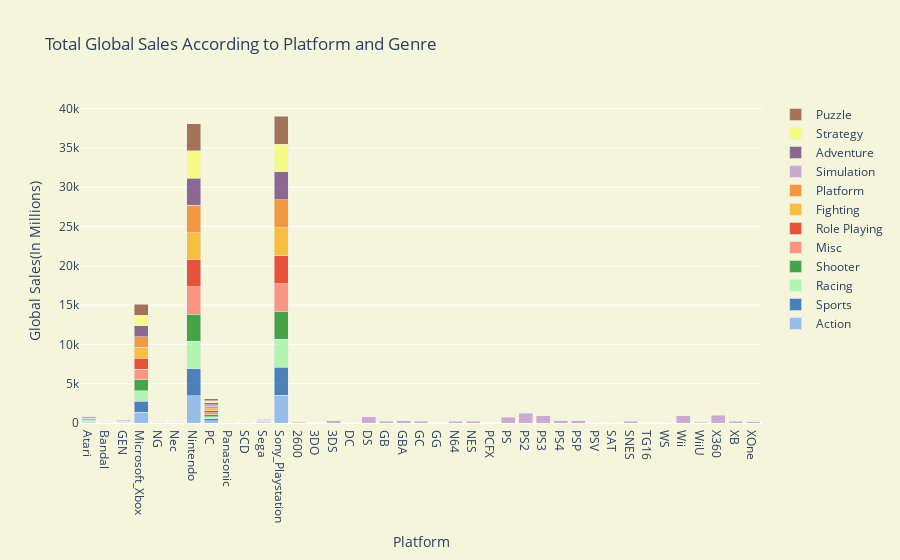

The notebook cell saved with this chart:
### Code cell
trace1 = go.Bar(
    x=gamesSales.groupby('Platform_General')["Global_Sales"].sum().index,
    y=gamesSales.groupby('Platform_General')["Global_Sales"].sum().values,
    opacity=0.75,
    name = "Action",
    marker=dict(color="rgb(119,172,238)"))
trace2 = go.Bar(
    x=gamesSales.groupby('Platform_General')["Global_Sales"].sum().index,
    y=gamesSales.groupby('Platform_General')["Global_Sales"].sum().values,
    opacity=0.75,
    name = "Sports",
    marker=dict(color='rgb(21,90,174)'))
trace3 = go.Bar(
    x=gamesSales.groupby('Platform_General')["Global_Sales"].sum().index,
    y=gamesSales.groupby('Platform_General')["Global_Sales"].sum().values,
    opacity=0.75,
    name = "Racing",
    marker=dict(color="rgb(156,245,163)"))
trace4 = go.Bar(
    x=gamesSales.groupby('Platform_General')["Global_Sales"].sum().index,
    y=gamesSales.groupby('Platform_General')["Global_Sales"].sum().values,
    opacity=0.75,
    name = "Shooter",
    marker=dict(color="rgb(14,135,23)"))
trace5 = go.Bar(
    x=gamesSales.groupby('Platform_General')["Global_Sales"].sum().index,
    y=gamesSales.groupby('Platform_General')["Global_Sales"].sum().values,
    opacity=0.75,
    name = "Misc",
    marker=dict(color='rgb(252,118,103)'))
trace6 = go.Bar(
    x=gamesSales.groupby('Platform_General')["Global_Sales"].sum().index,
    y=gamesSales.groupby('Platform_General')["Global_Sales"].sum().values,
    opacity=0.75,
    name = "Role Playing",
    marker=dict(color="rgb(226,28,5)"))
trace7 = go.Bar(
    x=gamesSales.groupby('Platform_General')["Global_Sales"].sum().index,
    y=gamesSales.groupby('Platform_General')["Global_Sales"].sum().values,
    opacity=0.75,
    name = "Fighting",
    marker=dict(color="rgb(247,173,13)"))
trace8 = go.Bar(
    x=gamesSales.groupby('Platform_General')["Global_Sales"].sum().index,
    y=gamesSales.groupby('Platform_General')["Global_Sales"].sum().values,
    opacity=0.75,
    name = "Platform",
    marker=dict(color="rgb(242,122,13)"))
trace9 = go.Bar(
    x=gamesSales.groupby("Platform")["Global_Sales"].sum().index,
    y=gamesSales.groupby("Platform")["Global_Sales"].sum().values,
    opacity=0.75,
    name = "Simulation",
    marker=dict(color="rgb(188,145,202)"))
trace10 = go.Bar(
    x=gamesSales.groupby('Platform_General')["Global_Sales"].sum().index,
    y=gamesSales.groupby('Platform_General')["Global_Sales"].sum().values,
    opacity=0.75,
    name = "Adventure",
    marker=dict(color='rgb(104,57,119)'))
trace11 = go.Bar(
    x=gamesSales.groupby('Platform_General')["Global_Sales"].sum().index,
    y=gamesSales.groupby('Platform_General')["Global_Sales"].sum().values,
    opacity=0.75,
    name = "Strategy",
    marker=dict(color='rgb(245,253,104)'))
trace12 = go.Bar(
    x=gamesSales.groupby('Platform_General')["Global_Sales"].sum().index,
    y=gamesSales.groupby('Platform_General')["Global_Sales"].sum().values,
    opacity=0.75,
    name = "Puzzle",
    marker=dict(color='rgb(138,72,40)'))

data = [trace1, trace2,trace3,trace4,trace5,trace6,trace7,trace8,trace9,trace10,trace11,trace12]
layout = go.Layout(barmode='stack',
                   title='Total Global Sales According to Platform and Genre',
                   xaxis=dict(title='Platform'),
                   yaxis=dict( title='Global Sales(In Millions)'),
                   paper_bgcolor='beige',
                   plot_bgcolor='beige'
)
fig = go.Figure(data=data, layout=layout)
iplot(fig)

### Figure 1 — Plotly figure (JSON) as saved in the notebook; plotly's stock layout.template omitted (floating-point values rounded to 4 significant figures)
{"data": [{"marker": {"color": "rgb(119,172,238)"}, "name": "Action", "opacity": 0.75, "type": "bar", "x": ["Atari", "Bandal", "GEN", "Microsoft_Xbox", "NG", "Nec", "Nintendo", "PC", "Panasonic", "SCD", "Sega", "Sony_Playstation"], "y": [86.57, 1.42, 28.36, 1373.0, 1.44, 0.19, 3462.0, 256.2, 0.1, 1.87, 49.6, 3550.0]}, {"marker": {"color": "rgb(21,90,174)"}, "name": "Sports", "opacity": 0.75, "type": "bar", "x": ["Atari", "Bandal", "GEN", "Microsoft_Xbox", "NG", "Nec", "Nintendo", "PC", "Panasonic", "SCD", "Sega", "Sony_Playstation"], "y": [86.57, 1.42, 28.36, 1373.0, 1.44, 0.19, 3462.0, 256.2, 0.1, 1.87, 49.6, 3550.0]}, {"marker": {"color": "rgb(156,245,163)"}, "name": "Racing", "opacity": 0.75, "type": "bar", "x": ["Atari", "Bandal", "GEN", "Microsoft_Xbox", "NG", "Nec", "Nintendo", "PC", "Panasonic", "SCD", "Sega", "Sony_Playstation"], "y": [86.57, 1.42, 28.36, 1373.0, 1.44, 0.19, 3462.0, 256.2, 0.1, 1.87, 49.6, 3550.0]}, {"marker": {"color": "rgb(14,135,23)"}, "name": "Shooter", "opacity": 0.75, "type": "bar", "x": ["Atari", "Bandal", "GEN", "Microsoft_Xbox", "NG", "Nec", "Nintendo", "PC", "Panasonic", "SCD", "Sega", "Sony_Playstation"], "y": [86.57, 1.42, 28.36, 1373.0, 1.44, 0.19, 3462.0, 256.2, 0.1, 1.87, 49.6, 3550.0]}, {"marker": {"color": "rgb(252,118,103)"}, "name": "Misc", "opacity": 0.75, "type": "bar", "x": ["Atari", "Bandal", "GEN", "Microsoft_Xbox", "NG", "Nec", "Nintendo", "PC", "Panasonic", "SCD", "Sega", "Sony_Playstation"], "y": [86.57, 1.42, 28.36, 1373.0, 1.44, 0.19, 3462.0, 256.2, 0.1, 1.87, 49.6, 3550.0]}, {"marker": {"color": "rgb(226,28,5)"}, "name": "Role Playing", "opacity": 0.75, "type": "bar", "x": ["Atari", "Bandal", "GEN", "Microsoft_Xbox", "NG", "Nec", "Nintendo", "PC", "Panasonic", "SCD", "Sega", "Sony_Playstation"], "y": [86.57, 1.42, 28.36, 1373.0, 1.44, 0.19, 3462.0, 256.2, 0.1, 1.87, 49.6, 3550.0]}, {"marker": {"color": "rgb(247,173,13)"}, "name": "Fighting", "opacity": 0.75, "type": "bar", "x": ["Atari", "Bandal", "GEN", "Microsoft_Xbox", "NG", "Nec", "Nintendo", "PC", "Panasonic", "SCD", "Sega", "Sony_Playstation"], "y": [86.57, 1.42, 28.36, 1373.0, 1.44, 0.19, 3462.0, 256.2, 0.1, 1.87, 49.6, 3550.0]}, {"marker": {"color": "rgb(242,122,13)"}, "name": "Platform", "opacity": 0.75, "type": "bar", "x": ["Atari", "Bandal", "GEN", "Microsoft_Xbox", "NG", "Nec", "Nintendo", "PC", "Panasonic", "SCD", "Sega", "Sony_Playstation"], "y": [86.57, 1.42, 28.36, 1373.0, 1.44, 0.19, 3462.0, 256.2, 0.1, 1.87, 49.6, 3550.0]}, {"marker": {"color": "rgb(188,145,202)"}, "name": "Simulation", "opacity": 0.75, "type": "bar", "x": ["2600", "3DO", "3DS", "DC", "DS", "GB", "GBA", "GC", "GEN", "GG", "N64", "NES", "NG", "PC", "PCFX", "PS", "PS2", "PS3", "PS4", "PSP", "PSV", "SAT", "SCD", "SNES", "TG16", "WS", "Wii", "WiiU", "X360", "XB", "XOne"], "y": [86.57, 0.1, 257.9, 15.97, 803.7, 254.4, 305.6, 197.1, 28.36, 0.04, 218.2, 251.1, 1.44, 256.2, 0.03, 727.4, 1233.0, 931.1, 314.2, 289.8, 53.82, 33.59, 1.87, 200.1, 0.16, 1.42, 891.7, 82.16, 961.4, 252.1, 159.4]}, {"marker": {"color": "rgb(104,57,119)"}, "name": "Adventure", "opacity": 0.75, "type": "bar", "x": ["Atari", "Bandal", "GEN", "Microsoft_Xbox", "NG", "Nec", "Nintendo", "PC", "Panasonic", "SCD", "Sega", "Sony_Playstation"], "y": [86.57, 1.42, 28.36, 1373.0, 1.44, 0.19, 3462.0, 256.2, 0.1, 1.87, 49.6, 3550.0]}, {"marker": {"color": "rgb(245,253,104)"}, "name": "Strategy", "opacity": 0.75, "type": "bar", "x": ["Atari", "Bandal", "GEN", "Microsoft_Xbox", "NG", "Nec", "Nintendo", "PC", "Panasonic", "SCD", "Sega", "Sony_Playstation"], "y": [86.57, 1.42, 28.36, 1373.0, 1.44, 0.19, 3462.0, 256.2, 0.1, 1.87, 49.6, 3550.0]}, {"marker": {"color": "rgb(138,72,40)"}, "name": "Puzzle", "opacity": 0.75, "type": "bar", "x": ["Atari", "Bandal", "GEN", "Microsoft_Xbox", "NG", "Nec", "Nintendo", "PC", "Panasonic", "SCD", "Sega", "Sony_Playstation"], "y": [86.57, 1.42, 28.36, 1373.0, 1.44, 0.19, 3462.0, 256.2, 0.1, 1.87, 49.6, 3550.0]}], "layout": {"barmode": "stack", "paper_bgcolor": "beige", "plot_bgcolor": "beige", "title": {"text": "Total Global Sales According to Platform and Genre"}, "xaxis": {"title": {"text": "Platform"}}, "yaxis": {"title": {"text": "Global Sales(In Millions)"}}}}
